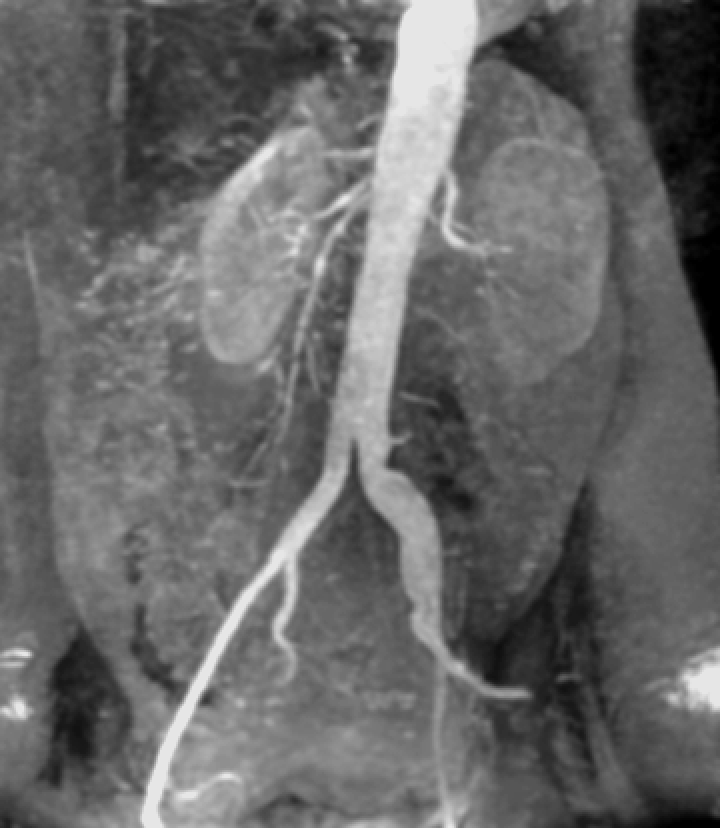
#> input picture ImageEnhancementOperations/resources/3_kidney.png, 720 x 828 px, found by its file name
$ python 5_2_3.py
#> lines starting #> are read from the running program, lines starting #| are printed output that depends on the picture
# -*- coding: utf-8 -*-
"""
Created on Thu Sep 06 15:34:48 2018

@author: Student
"""

from PIL import Image
import numpy as np
from matplotlib import pyplot as plt

def get_image():
    img = Image.open('C:/Users/Student/Downloads/ragja_iplab/3_kidney.png').convert('L')
    img.load()
    data = np.asarray( img, dtype="uint8" )
    print(data)
#> (printed output is left out)
    new_image=np.zeros((data.shape[0],data.shape[1]))
    for i in range(0,data.shape[0]):
        for j in range(0,data.shape[1]):
            if data[i][j]>=100 and data[i][j]<=150:
                final_intensity=data[i][j]+150
                if(final_intensity>255):
                    new_image[i][j]=255
                else:
                    new_image[i][j]=data[i][j]+150
            else:
                new_image[i][j]=0
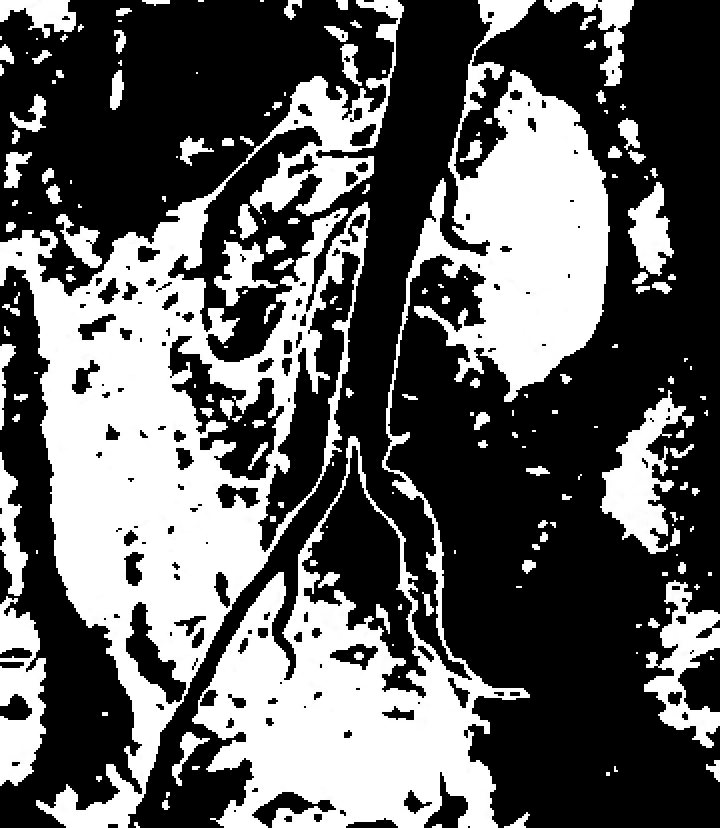
#> new_image: shape (828, 720) float64; min 0, max 255, mean 95.7
    print(new_image)
#> (printed output is left out)
    plt.figure()
    plt.imshow(new_image,cmap='gray')

get_image()

$ run again, with ImageEnhancementOperations/resources/1_pollen_grains.png copied over ImageEnhancementOperations/resources/3_kidney.png
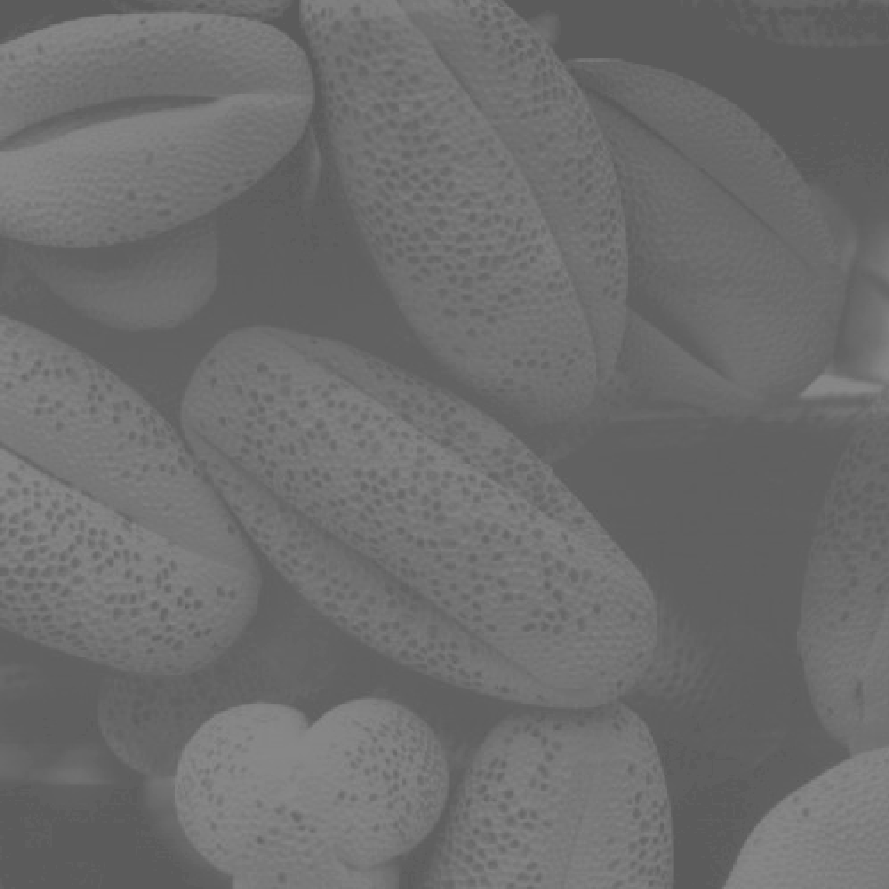
#> input picture ImageEnhancementOperations/resources/1_pollen_grains.png, 889 x 889 px, found by its file name
#> (printed output is left out)
#> after the loop in get_image, `for i in range(0,data.shape[0]):`:
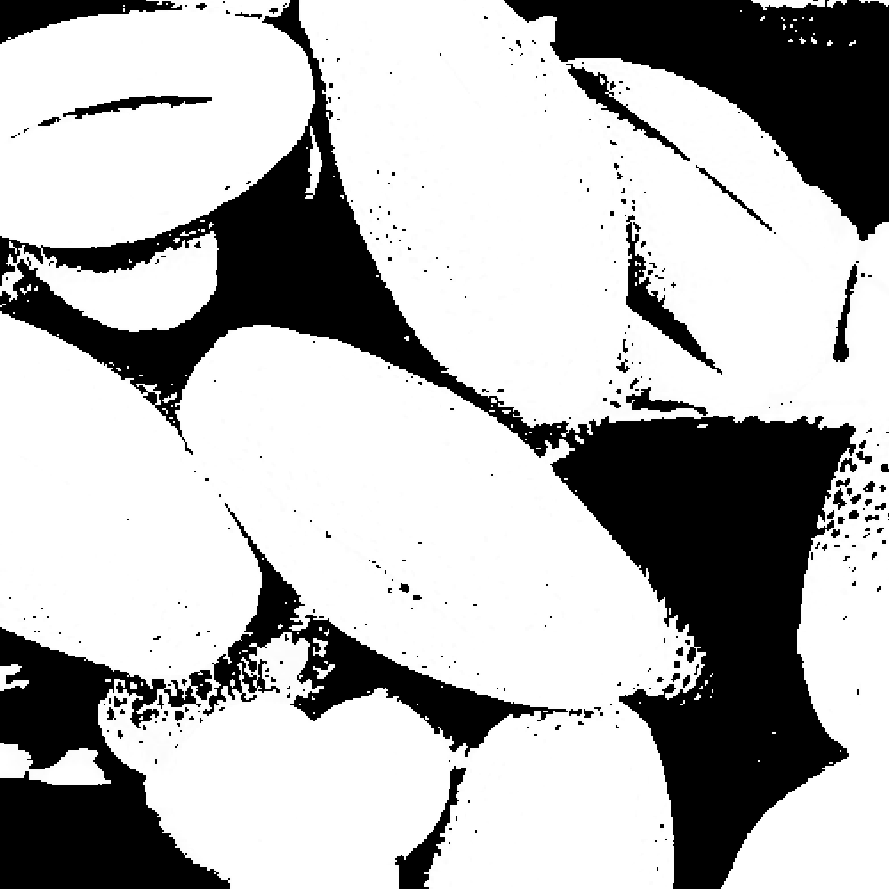
#> new_image: shape (889, 889) float64; min 0, max 255, mean 180.6
#> (printed output is left out)
